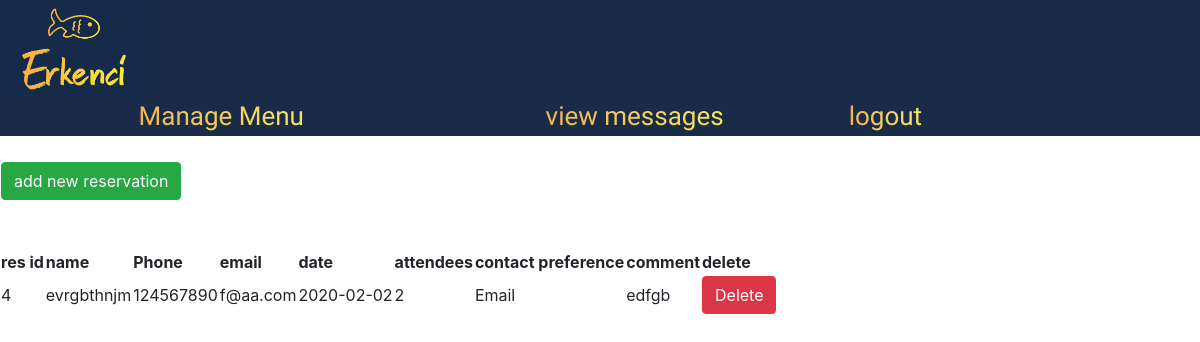
Screenshot of /htmldocs/php/adminpage/reservep.php (signed in) with the database file from the repository.
### tables this page shows
CREATE TABLE IF NOT EXISTS `reserve` (
  `reservationid` int(11) NOT NULL AUTO_INCREMENT,
  `name` varchar(50) DEFAULT NULL,
  `phone` int(11) DEFAULT NULL,
  `email` varchar(40) DEFAULT NULL,
  `date` date DEFAULT NULL,
  `attendees` varchar(3) DEFAULT NULL,
  `preference` varchar(7) DEFAULT NULL,
  `comments` varchar(500) DEFAULT NULL,
  PRIMARY KEY (`reservationid`)
);

### htmldocs/php/adminpage/reservep.php (the view, shortened to what this page needs)
<?php
if (($_SESSION["loggedin"])) {
    $link = mysqli_connect($host, $user, $pass, $db_name);
    ?>
<!DOCTYPE html>
<html lang='en'>
<head>
    <link rel="stylesheet" href="https://stackpath.bootstrapcdn.com/bootstrap/4.3.1/css/bootstrap.min.css"
>
    <link rel="stylesheet" href="../../../../css/stylesheet.css">
</head>
<body>
    <header>
        <figure>
            <img id="logo" src="../../../../assets/logo.png" alt="logo">
        </figure>
        <nav>
            <ul>
                <li><a href="admenu.php">Manage Menu</a></li>
                <li><a href="reservep.php">Manage Reservation</a></li>
                <li><a href="vmessage.php"> view messages </a></li>
                <li><a href="../logout.php"> logout </a></li>
            </ul>
        </nav>
    </header>
    <body>
        <table>
            <th>
                <form action="../../../contact.html#ReserveATable">
                    <button type=submit style="width:100%" class='btn btn-success'> add new reservation
                    </button>
                </form>
            </th>
        </table> <br><br>
        <table>
            <tr>
                <th id="id">res id</th>
                <th id="name">name </th>
                <th id="phone">Phone</th>
                <th id="email">email</th>
                <th id="date">date</th>
                <th id="at">attendees</th>
                <th id="pref">contact preference</th>
                <th id="comments">comment</th>
                <th id="del">delete</th>
            </tr>
            <tbody>
                <?php
$select = 'SELECT * FROM reserve';
    $results = mysqli_query($link, $select);
    while ($record = mysqli_fetch_assoc($results)) {
        $id = $record['reservationid'];
        $name = $record['name'];
        $phone = $record['phone'];
        $email = $record['email'];
        $date = $record['date'];
        $at = $record['attendees'];
        $pref = $record['preference'];
        $c = $record['comments'];
        $delete = "<form>
            <input type='text' name='operation'  value='delete' hidden />
            <input type='text' name='id'  value='$id' hidden/>
            <button  class='btn btn-danger'>Delete</button>
            </form> ";
        echo ('<tr>
    <td headers=id>' . $id . '</td>
 <td headers=name>' . $name . '</td>
 <td headers=price>' . $phone . '</td>
 <td headers=email>' . $email . '</td>
 <td headers=date>' . $date . '</td>
 <td headers=at>' . $at . '</td>
 <td headers=pref>' . $pref . '</td>
 <td headers=comment>' . $c . '</td>
 <td headers=del>' . $delete . '</td>
 ');
    }
    ?>
            </tbody>
        </table>
    </body>
    <?php
}
?>

### css/stylesheet.css (style rules this page uses)
header { background: #1a2b48; margin-bottom: 25px; width: 100%; grid-gap: 0; }
header a { text-decoration: none; }
header nav { grid-area: nav; }
header nav ul li { text-align: center; display: inline; margin-left: 4.5%; font-family: "Germania One", sans-serif; font-size: 26px; }
figure { grid-area: logo; margin: 1em; }
figure #logo { width: 150px; vertical-align: top; }
body { padding: 0; margin: 0; line-height: 1.5; }
@media (max-width: 1200px) and (min-width: 710px) { figure { position: relative; margin: auto; } }
@media (max-width: 1200px) and (min-width: 710px) { nav ul li { padding: 20px; display: list-item; text-align: center; padding-left: 0; } }
@media (max-width: 1200px) and (min-width: 710px) { header { grid-template: "logo" "nav" / 1fr; } }
@media (max-width: 1380px) and (min-width: 1111px) { nav ul li { margin: 0; padding-left: 4%; } }

### rows the page displays
reserve: reservationid "4", name "evrgbthnjm", phone "124567890", email "f@aa.com", date "2020-02-02", attendees "2", preference "Email", comments "edfgb"
